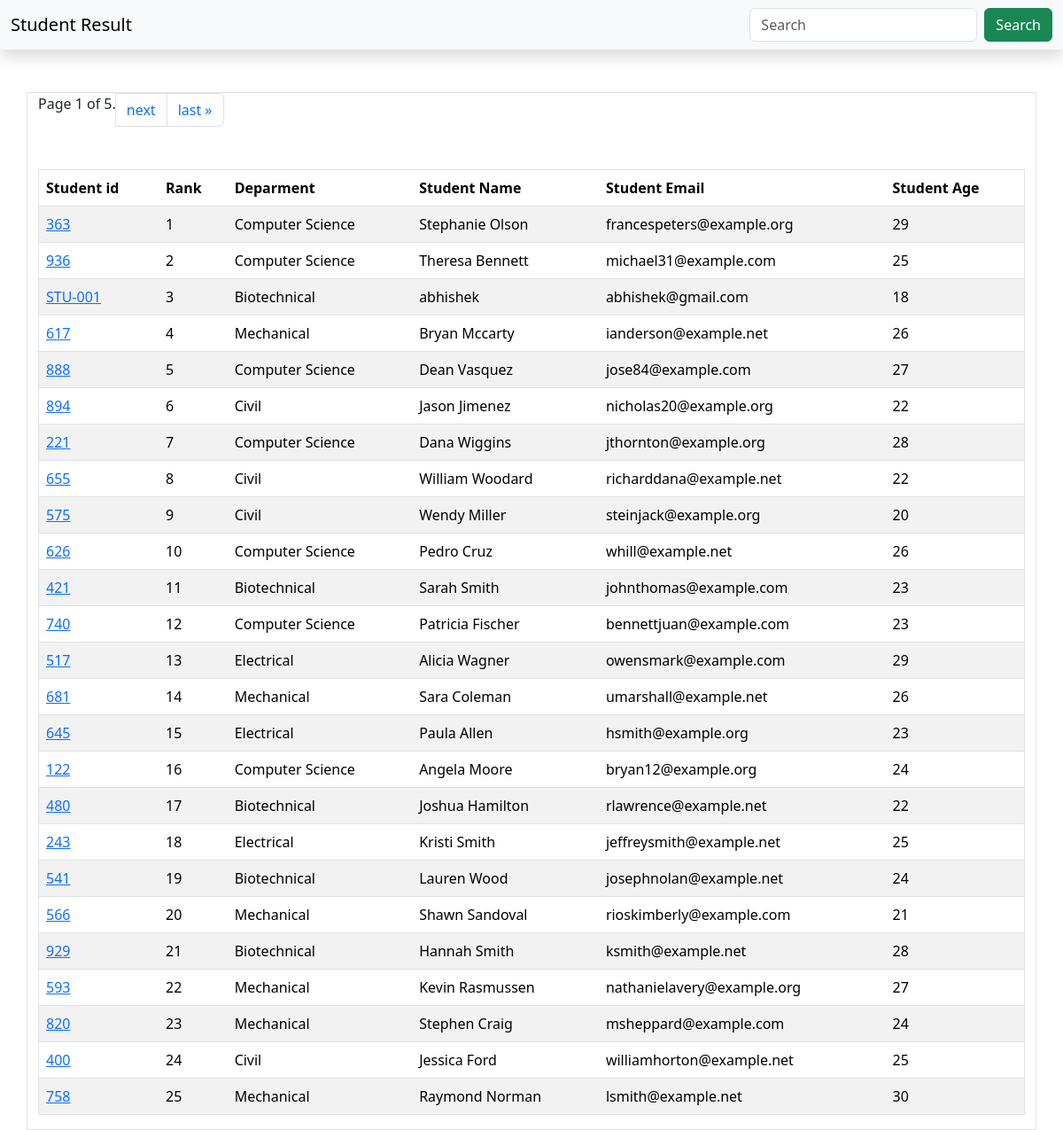
The page /students/ on the database its author committed.
### report/models.py (models this page shows, shortened)
class Student(models.Model):
    deparment = models.ForeignKey(Department,related_name="depart",on_delete=models.CASCADE)
    student_id = models.OneToOneField(StudentID,related_name="studentid",on_delete=models.CASCADE)
    student_name = models.CharField(max_length=100)
    student_email = models.EmailField(unique=True)
    student_age = models.IntegerField(default=18)
    student_address = models.TextField()
    class Meta:
        ordering = ['student_name']
        verbose_name = "student"

class StudentID(models.Model):
    student_id = models.CharField(max_length=100)
    def __str__(self) -> str:
        return self.student_id

class ReportCard(models.Model):
    student = models.ForeignKey(Student,related_name="StudentReportCard",on_delete=models.CASCADE)
    student_rank = models.IntegerField()
    date_of_report_card = models.DateField(auto_now_add=True)
    class Meta:
        unique_together = ['student_rank','date_of_report_card']

class Department(models.Model):
    department = models.CharField(max_length=100)
    def __str__(self) -> str:
        return self.department
    class Meta:
        ordering  = ['department']

### report/views.py (the view)
# urls.py: path('students/',get_student,name="get_student"),
def get_student(request):
    queryset = Student.objects.all().order_by('StudentReportCard')
    if request.GET.get('search'):
        search = request.GET.get('search')
        queryset = queryset.filter(Q(student_name__icontains= search)|Q(deparment__department__icontains= search)|Q(student_id__student_id__icontains= search))
    paginator = Paginator(queryset, 25)
    page_number = request.GET.get("page",1)
    page_obj = paginator.get_page(page_number)
    return render(request,'report/student.html',{'queryset':page_obj})

### report/templates/report/student.html (shortened to what this page needs)
{% extends "report/base.html" %}
{% block navbar %}
<nav class="navbar  bg-body-tertiary shadow  text-white">
    <div class="container-fluid">
      <a class="navbar-brand" href="{% url "home" %}">Student Result </a>
      <form class="d-flex" role="search">
        <input class="form-control me-2" type="search" name="search" placeholder="Search" aria-label="Search">
        <button class="btn btn-success" type="submit">Search</button>
      </form>
    </div>
  </nav>
{% endblock navbar %}
{% block main %}
<div class="container mt-5 border">
<table class="table table-striped mt-5 border">
<thead>
    <tr>
        <th scope="col">Student id</th>
        <th scope="col">Rank</th>
        <th scope="col">Deparment</th>
        <th scope="col">Student Name</th>
        <th scope="col">Student Email</th>
        <th scope="col">Student Age</th>
    </tr>
</thead>
<tbody>
    {% for stu in queryset %}
    <tr>
        <td><a href="{% url 'see_marks'  stu.student_id %}">{{stu.student_id}}</a></td>
        <td>{{stu.StudentReportCard.first.student_rank}}</td>
        <td>{{stu.deparment}}</td>
        <td>{{stu.student_name}}</td>
        <td>{{stu.student_email}}</td>
        <td>{{stu.student_age}}</td>
    </tr>
    {% endfor %}
</tbody>
</div>
<nav aria-label="..." class="d-inline">
    <ul class="pagination">
            <span class="current" class="page-item">
                Page {{ queryset.number }} of {{ queryset.paginator.num_pages }}.
            </span>
            {% if queryset.has_next %}
            <li class="page-item"><a class="page-link" href="?page={{ queryset.next_page_number }}">next</a></li>
            <li class="page-item"><a class="page-link" href="?page={{ queryset.paginator.num_pages }}">last &raquo;</a></li>
            {% endif %}
    </ul>
</nav>
{% endblock main %}

### report/templates/report/base.html (shortened to what this page needs)
<!doctype html>
<html lang="en">
  <head>
    <link href="https://cdn.jsdelivr.net/npm/bootstrap@5.3.2/dist/css/bootstrap.min.css" rel="stylesheet">
  </head>
  <body>
    {% block navbar %}{% endblock navbar %}
    {% block main %}{% endblock main %}
  </body>
</html>

### rows shown on the page
Student: student_id "363", StudentReportCard.first.student_rank "1", deparment "Computer Science", student_name "Stephanie Olson", student_email "francespeters@example.org", student_age "29"
Student: student_id "936", StudentReportCard.first.student_rank "2", deparment "Computer Science", student_name "Theresa Bennett", student_email "michael31@example.com", student_age "25"
Student: student_id "STU-001", StudentReportCard.first.student_rank "3", deparment "Biotechnical", student_name "abhishek", student_email "abhishek@gmail.com", student_age "18"
Student: student_id "617", StudentReportCard.first.student_rank "4", deparment "Mechanical", student_name "Bryan Mccarty", student_email "ianderson@example.net", student_age "26"
Student: student_id "888", StudentReportCard.first.student_rank "5", deparment "Computer Science", student_name "Dean Vasquez", student_email "jose84@example.com", student_age "27"
Student: student_id "894", StudentReportCard.first.student_rank "6", deparment "Civil", student_name "Jason Jimenez", student_email "nicholas20@example.org", student_age "22"
Student: student_id "221", StudentReportCard.first.student_rank "7", deparment "Computer Science", student_name "Dana Wiggins", student_email "jthornton@example.org", student_age "28"
Student: student_id "655", StudentReportCard.first.student_rank "8", deparment "Civil", student_name "William Woodard", student_email "richarddana@example.net", student_age "22"
Student: student_id "575", StudentReportCard.first.student_rank "9", deparment "Civil", student_name "Wendy Miller", student_email "steinjack@example.org", student_age "20"
Student: student_id "626", StudentReportCard.first.student_rank "10", deparment "Computer Science", student_name "Pedro Cruz", student_email "whill@example.net", student_age "26"
Student: student_id "421", StudentReportCard.first.student_rank "11", deparment "Biotechnical", student_name "Sarah Smith", student_email "johnthomas@example.com", student_age "23"
Student: student_id "740", StudentReportCard.first.student_rank "12", deparment "Computer Science", student_name "Patricia Fischer", student_email "bennettjuan@example.com", student_age "23"
Student: student_id "517", StudentReportCard.first.student_rank "13", deparment "Electrical", student_name "Alicia Wagner", student_email "owensmark@example.com", student_age "29"
Student: student_id "681", StudentReportCard.first.student_rank "14", deparment "Mechanical", student_name "Sara Coleman", student_email "umarshall@example.net", student_age "26"
Student: student_id "645", StudentReportCard.first.student_rank "15", deparment "Electrical", student_name "Paula Allen", student_email "hsmith@example.org", student_age "23"
Student: student_id "122", StudentReportCard.first.student_rank "16", deparment "Computer Science", student_name "Angela Moore", student_email "bryan12@example.org", student_age "24"
Student: student_id "480", StudentReportCard.first.student_rank "17", deparment "Biotechnical", student_name "Joshua Hamilton", student_email "rlawrence@example.net", student_age "22"
Student: student_id "243", StudentReportCard.first.student_rank "18", deparment "Electrical", student_name "Kristi Smith", student_email "jeffreysmith@example.net", student_age "25"
Student: student_id "541", StudentReportCard.first.student_rank "19", deparment "Biotechnical", student_name "Lauren Wood", student_email "josephnolan@example.net", student_age "24"
Student: student_id "566", StudentReportCard.first.student_rank "20", deparment "Mechanical", student_name "Shawn Sandoval", student_email "rioskimberly@example.com", student_age "21"
Student: student_id "929", StudentReportCard.first.student_rank "21", deparment "Biotechnical", student_name "Hannah Smith", student_email "ksmith@example.net", student_age "28"
Student: student_id "593", StudentReportCard.first.student_rank "22", deparment "Mechanical", student_name "Kevin Rasmussen", student_email "nathanielavery@example.org", student_age "27"
Student: student_id "820", StudentReportCard.first.student_rank "23", deparment "Mechanical", student_name "Stephen Craig", student_email "msheppard@example.com", student_age "24"
Student: student_id "400", StudentReportCard.first.student_rank "24", deparment "Civil", student_name "Jessica Ford", student_email "williamhorton@example.net", student_age "25"
Student: student_id "758", StudentReportCard.first.student_rank "25", deparment "Mechanical", student_name "Raymond Norman", student_email "lsmith@example.net", student_age "30"

### other values the page prints
{{ queryset.number }} "1"
{{ queryset.paginator.num_pages }} "5"
